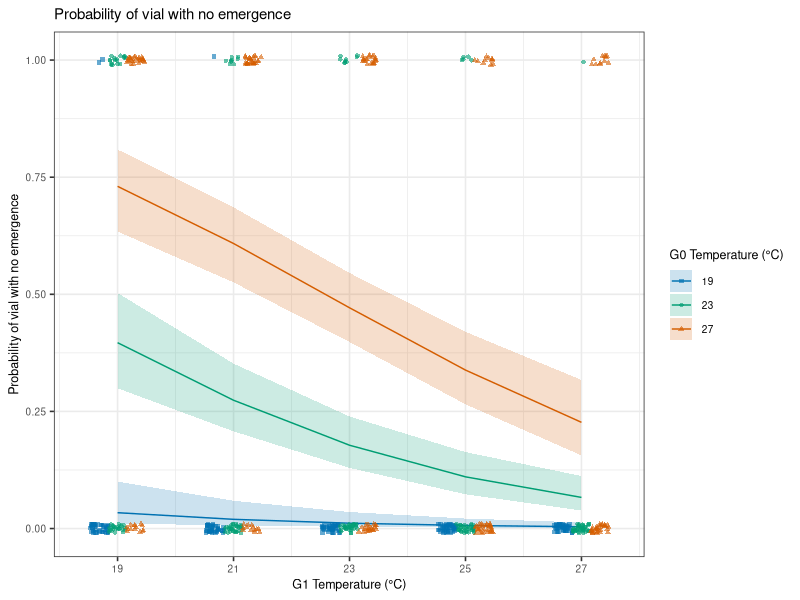

Here is the R script that generated this plot:
## ---- chunk 1
knitr::opts_chunk$set(echo = TRUE)
## ---- chunk 2
library(tidyverse)
library(car)
library(ggeffects)
## ---- chunk 3
Fly_data <- read_csv('Fly counts.csv')
## ---- chunk 4
Fly_data$G0 <- factor(Fly_data$G0)

NoEmergence_G0 <- glm(Zero_emergence ~ G0, data=Fly_data,
                       family=binomial(link="logit"))
summary(NoEmergence_G0)

NoEmergence_G1 <- glm(Zero_emergence ~ G1, data=Fly_data,
                       family=binomial(link="logit"))
summary(NoEmergence_G1)

NoEmergence_NoInt <- glm(Zero_emergence ~ G1+G0, data=Fly_data,
                       family=binomial(link="logit"))
summary(NoEmergence_NoInt)
Anova(NoEmergence_NoInt, test="F")

NoEmergence_Int <- glm(Zero_emergence ~ G0*G1, data=Fly_data,
                       family=binomial(link="logit"))
summary(NoEmergence_Int)
Anova(NoEmergence_Int, test="F")

AIC(NoEmergence_G0, NoEmergence_G1, NoEmergence_NoInt, NoEmergence_Int)
## ---- chunk 5
NoEmergence_models <- data.frame(
  Model = c('NoEmergence_G0', 
            'NoEmergence_G1',
            'NoEmergence_NoInt',
            'NoEmergence_Int'),
  Explanatory_variable = c('G0',
                           'G1',
                           'G1+G0',
                           'G1*G0'),
  Likelihood = round(c(logLik(NoEmergence_G0), 
                       logLik(NoEmergence_G1), 
                       logLik(NoEmergence_NoInt), 
                       logLik(NoEmergence_Int)), digits = 2),
  AIC = round(c(AIC(NoEmergence_G0), 
                AIC(NoEmergence_G1), 
                AIC(NoEmergence_NoInt), 
                AIC(NoEmergence_Int)), digits = 2))

write.csv(NoEmergence_models, "NoEmergence_models.csv", row.names = FALSE)
## ---- chunk 6
predicted_noemergence <- ggpredict(NoEmergence_NoInt, c("G1", "G0"))

ggplot() +
    geom_line(data = predicted_noemergence, aes(x = x, y = predicted, colour=group)) +
    geom_ribbon(data = predicted_noemergence, 
              aes(x = x, ymin = conf.low, ymax = conf.high, fill=group), alpha = 0.2) + 
    geom_point(data = Fly_data, aes(x = G1, y = Zero_emergence, 
               color=as.factor(G0), shape = as.factor(G0)), alpha=0.6, size=1.2, 
               position = position_jitterdodge(jitter.width = 0.8, 
                                               dodge.width=0.95, jitter.height=0.01)) +
    scale_x_continuous(breaks = seq(19, 27, by = 2)) +
    scale_color_manual(values = c("#0072B2", "#009E73", "#D55E00")) +
    scale_fill_manual(values = c("#0072B2", "#009E73", "#D55E00")) +
    scale_shape_manual(values = c(15, 16, 17), name="G0 Temperature (°C)") +
    labs(x = "G1 Temperature (°C)", 
         y = "Probability of vial with no emergence",
         title = "Probability of vial with no emergence",
         colour="G0 Temperature (°C)",
         fill="G0 Temperature (°C)") +
    theme_bw(base_size=12) +
    theme(text = element_text(size = 9))
## ---- chunk 7
zero_emergence_model <- glm(Zero_emergence ~ G0_deaths+(G1+G0),
              data=Fly_data,
              family=binomial)

summary(zero_emergence_model)
Anova(zero_emergence_model,test="F")
